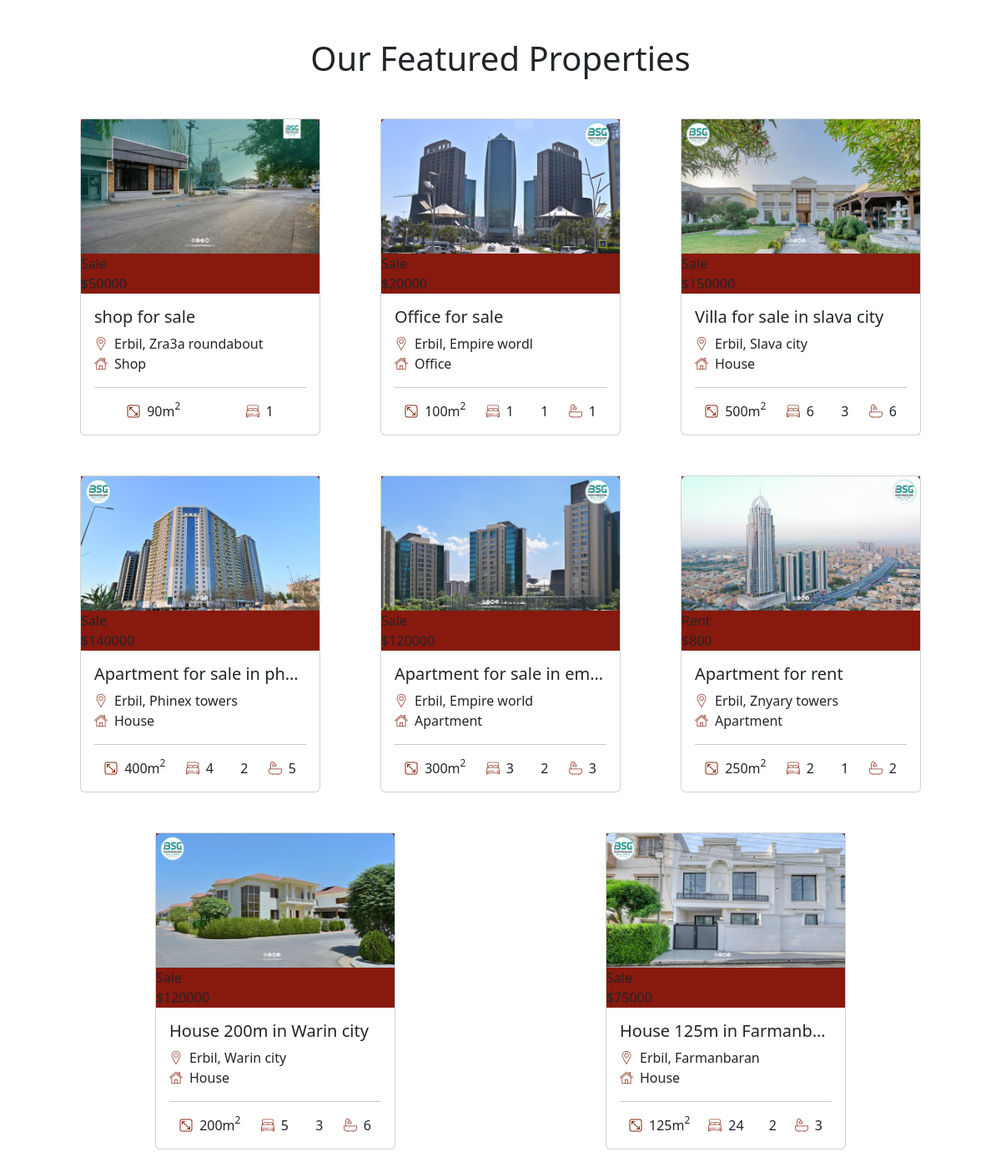
Before: / (lower part) with the older database file.
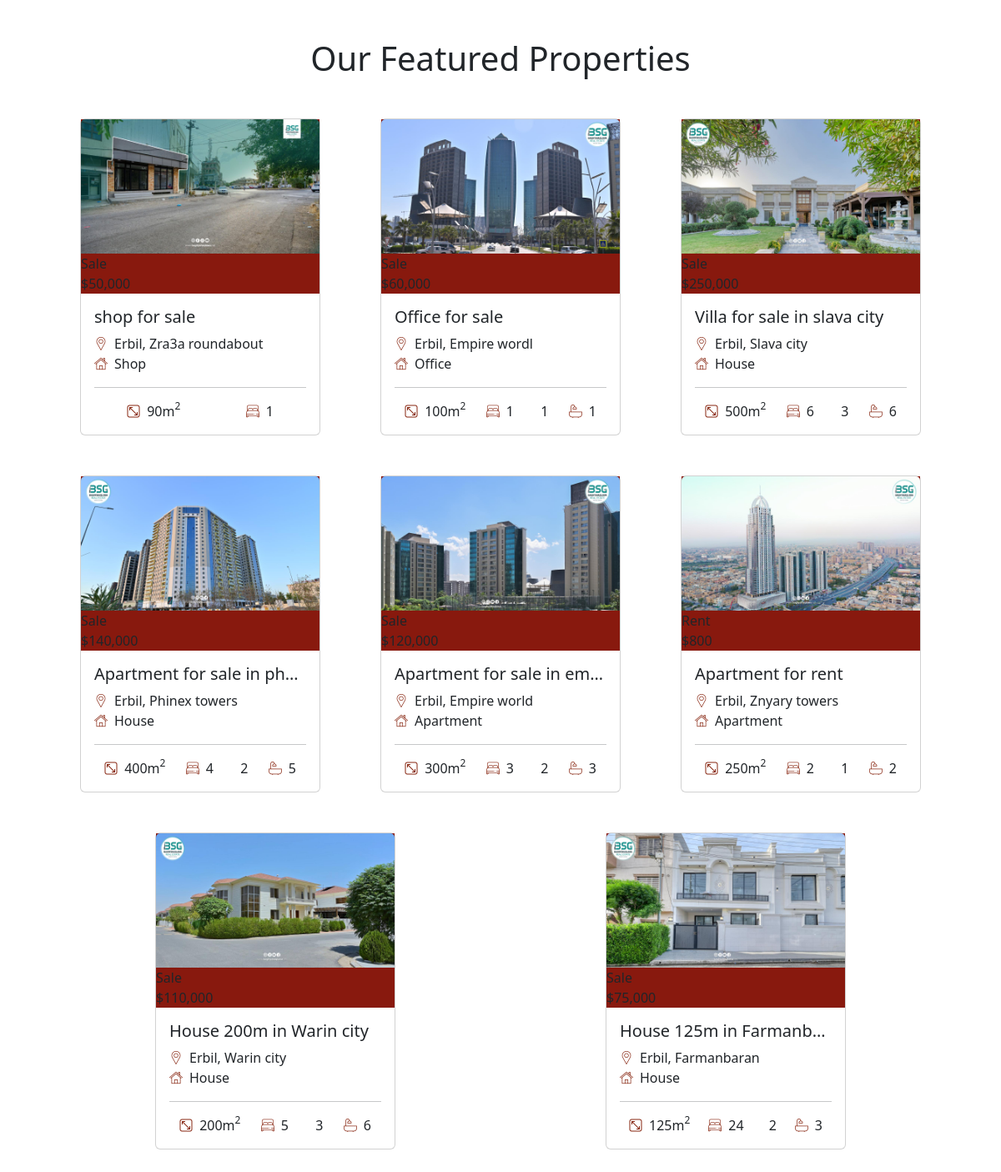
After: the same page with the newer database file.
### haji_salam/models.py (models this page shows, shortened)
class Property(models.Model):
  PURPOSES = [
    ("Sale", "Sale"),
    ("Rent", "Rent"),
  ]
  TYPES = [
    ("House", "House"),
    ("Villa", "Villa"),
    ("Apartment", "Apartment"),
    ("Office", "Office"),
    ("Land", "Land"),
    ("Shop", "Shop"),
    ("Market", "Market"),
    ("Building", "Building"),
    ("Farm", "Farm"),
  ]
  title = models.CharField(max_length=255)
  date = models.DateTimeField(default=timezone.now)
  city = models.ForeignKey(City, on_delete=models.SET_NULL, null=True, blank=True)
  neighborhood_or_project = models.CharField(max_length=35, null=True)
  price = models.CharField(max_length=10, null=True)
  purpose = models.CharField(max_length=10, choices=PURPOSES, default="Sale")
  type = models.CharField(max_length=35, choices=TYPES, default="House")
  area = models.IntegerField(null=True)
  bedrooms = models.IntegerField(null=True, blank=True)
  reception_rooms = models.IntegerField(null=True, blank=True)
  bathrooms = models.IntegerField(null=True, blank=True)
  furnishing = models.BooleanField(default=False)
  garden = models.BooleanField(default=False)
  featured = models.BooleanField(default=False)
  main_image = models.ImageField(upload_to="images", null=True)

class City(models.Model):
  name = models.CharField(max_length=50)
  def __str__(self) -> str:
    return self.name

### haji_salam/views.py (the view)
# urls.py: path("", views.home, name="home-page"),
def home(request):
  latest_properties = Property.objects.all().order_by("-date")
  return render(request, "haji_salam/home.html", {
    'latest_properties': latest_properties,
  })

### haji_salam/templates/haji_salam/home.html (shortened to what this page needs)
{% extends 'base.html' %}
{% load static %}
{% block css_files %}
  <link rel="stylesheet" href="{% static 'haji_salam/css/home.css' %}">
{% endblock css_files %}
{% block content %}
  <div class="container pt-5 pb-5 card-container">
    <div class="row">
      <div class="col">
        <h1 class="text-center mb-5">Our Featured Properties</h1>
      </div>
    </div>
    <div class="row gy-5">
      {% for p in latest_properties %}
      {% if p.featured %}
        {% include 'haji_salam/includes/property-card.html' %}
      {% endif %}
      {% endfor %}
    </div>
  </div>
{% endblock content %}

### templates/base.html (shortened to what this page needs)
{% load static %}
<!DOCTYPE html>
<html lang="en">
<head>
  <link
    rel="stylesheet"
    href="https://cdnjs.cloudflare.com/ajax/libs/animate.css/4.1.1/animate.min.css"
  />
  <link href="https://cdn.jsdelivr.net/npm/bootstrap@5.3.0/dist/css/bootstrap.min.css" rel="stylesheet">
  <link rel="stylesheet" href="{% static "base.css" %}">
  {% block css_files %}{% endblock %}
</head>
<body>
  {% block content %}{% endblock %}
</body>
</html>

### haji_salam/templates/haji_salam/includes/property-card.html (shortened to what this page needs)
{% load static %}
<div class="col d-flex justify-content-center">
  <div class="card" style="width: 18rem;">
    <div class="main-img-container">
      <img src="{{ p.main_image.url }}" class="card-img-top object-fit-cover  " alt="...">
      <div class="purpose-container">
        {{ p.purpose }}
      </div>
      <div class="price-container">
        ${{ p.price }}
      </div>
    </div>
    <div class="card-body">
      <h5 class="card-title text-truncate">{{ p.title }}</h5>
      <div class="📍">
        <div class="address d-flex align-items-center" style="margin: 0;"><img src="{% static 'haji_salam/icons/location.png' %}" alt="" class="img-fluid icon me-2">{{ p.city|capfirst }}, {{ p.neighborhood_or_project|capfirst }}</div>
        <div class="d-flex align-items-center mb-1"><img src="{% static 'haji_salam/icons/home.png' %}" alt="" class="icon me-2">{{ p.type }}</div>
      </div>
      <hr>
      <div class="📝 d-flex justify-content-around">
        <div class="d-flex align-items-center">
          <img src="{% static 'haji_salam/icons/area.png' %}" alt="" class="img-fluid icon me-2" style="">{{ p.area }}m<sup>2</sup>
        </div>
        {% if p.bedrooms %}
          <div class="d-flex align-items-center">
            <img src="{% static 'haji_salam/icons/bedroom.png' %}" alt="" class="img-fluid icon me-2" style=""> {{ p.bedrooms }}
          </div>
        {% endif %}
        {% if p.reception_rooms %}
          <div class="d-flex align-items-center">
            <img src="{% static 'haji_salam/icons/couch.png' %}" alt="" class="img-fluid icon me-2" style=""> {{ p.reception_rooms }}
          </div>
        {% endif %}
        {% if p.bathrooms %}
          <div class="d-flex align-items-center">
            <img src="{% static 'haji_salam/icons/bathroom.png' %}" alt="" class="img-fluid icon me-2" style=""> {{ p.bathrooms }}
          </div>
        {% endif %}
      </div>
    </div>
  </div>
</div>

### haji_salam/static/haji_salam/css/home.css (style rules this page uses)
.icon { height: 16px; filter: invert(18%) sepia(24%) saturate(6553%) hue-rotate(353deg) brightness(88%) contrast(96%); }
.card-img-top { height: 160px; }
.card-container { width: 90%; }
.main-img-container { position: relative; background-color: #88190E; }
.card-img-top { opacity: 1; display: block; width: 100%; height: auto; transition: .3s ease; backface-visibility: hidden; }

Changed rows visible on the page:
changed Property "shop for sale": price "50000" → "50,000"
changed Property "Office for sale": price "20000" → "60,000"
changed Property "Villa for sale in slava city": price "150000" → "250,000"
changed Property "Phinex towers": price "140000" → "140,000"
changed Property "Empire world": price "120000" → "120,000"
changed Property "House 200m in Warin city": price "120000" → "110,000"
changed Property "Farmanbaran": price "75000" → "75,000"
